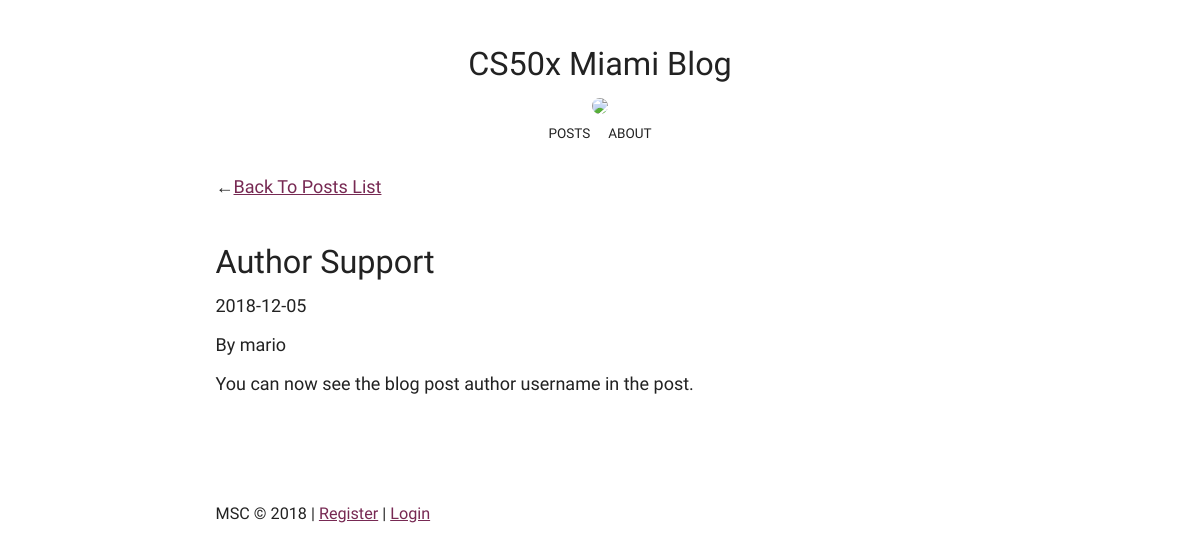
/6/, run on the app's committed database.
### tables this page shows
CREATE TABLE 'posts' ('title' TEXT NOT NULL, 'post' TEXT NOT NULL,'date' date NOT NULL, 'id'  INTEGER PRIMARY KEY NOT NULL DEFAULT CURRENT_TIMESTAMP  , 'author' text);

### application.py (the view)
@app.route("/<int:id>/", methods=["GET"])
def article(id):
    art = db.execute("SELECT * FROM posts WHERE id=:id", id=id)
    return render_template ("article.html", art=art)

### templates/article.html (shortened to what this page needs)
{% extends "base.html" %}
{% block body %}
    <p>&#8592;<a href="/">Back To Posts List</a></p>
    <h2>{{ art[0]["title"] }}</h2>
    <p>{{ art[0]["date"] }}</p>
    <p>By {{ art[0]["author"] }}</p>
    <p>{{ art[0]["post"] | safe }}</p><br /><br />
{% endblock %}

### static/css/minimal.css (style rules this page uses)
* { box-sizing: border-box; margin: 0; padding: 0; }
html { overflow-y: scroll; }
body { font-family: 'Catamaran', 'Helvetica', 'Arial', sans-serif; font-size: 18px; color: #222; padding: 0 5%; }
h1, h2, h3, h4, h5, h6 { font-weight: 300; }
h2 { font-size: 1.8em; line-height: 1.2em; margin-bottom: .4em; margin-top: 1.4em; }
a:link, a:visited, a:active { color: #772953; text-decoration: underline; }
p { margin-bottom: 1em; }

### data on the page
posts: title "Author Support", date "2018-12-05", author "mario", post "You can now see the blog post author username in the post."
